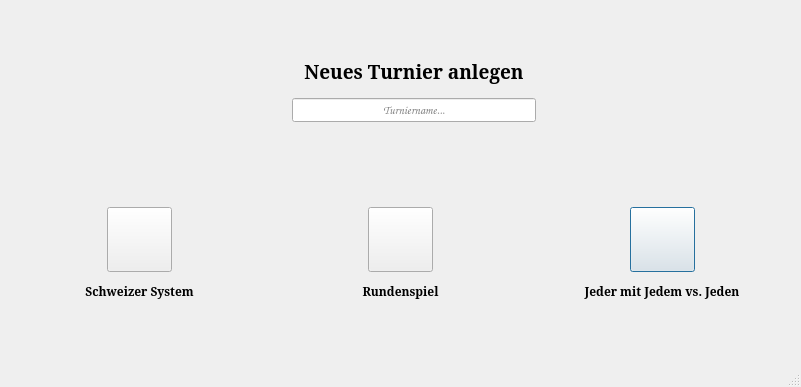
<?xml version="1.0" encoding="UTF-8"?>
<ui version="4.0">
 <class>MainWindow</class>
 <widget class="QMainWindow" name="MainWindow">
  <property name="geometry">
   <rect>
    <x>0</x>
    <y>0</y>
    <width>801</width>
    <height>387</height>
   </rect>
  </property>
  <property name="windowTitle">
   <string>TourneyDemo</string>
  </property>
  <widget class="QWidget" name="centralWidget">
   <widget class="QStackedWidget" name="stackedWidget">
    <property name="geometry">
     <rect>
      <x>0</x>
      <y>0</y>
      <width>801</width>
      <height>361</height>
     </rect>
    </property>
    <property name="minimumSize">
     <size>
      <width>801</width>
      <height>0</height>
     </size>
    </property>
    <property name="cursor">
     <cursorShape>ArrowCursor</cursorShape>
    </property>
    <property name="mouseTracking">
     <bool>true</bool>
    </property>
    <property name="focusPolicy">
     <enum>Qt::ClickFocus</enum>
    </property>
    <property name="contextMenuPolicy">
     <enum>Qt::DefaultContextMenu</enum>
    </property>
    <property name="acceptDrops">
     <bool>true</bool>
    </property>
    <property name="currentIndex">
     <number>0</number>
    </property>
    <widget class="QWidget" name="page_tournamentSelection">
     <widget class="QWidget" name="layoutWidget">
      <property name="geometry">
       <rect>
        <x>270</x>
        <y>40</y>
        <width>288</width>
        <height>104</height>
       </rect>
      </property>
      <layout class="QVBoxLayout" name="ly_newTourney" stretch="0,0">
       <property name="sizeConstraint">
        <enum>QLayout::SetDefaultConstraint</enum>
       </property>
       <property name="leftMargin">
        <number>22</number>
       </property>
       <property name="topMargin">
        <number>15</number>
       </property>
       <property name="rightMargin">
        <number>22</number>
       </property>
       <property name="bottomMargin">
        <number>15</number>
       </property>
       <item>
        <widget class="QLabel" name="lbl_newTourney">
         <property name="enabled">
          <bool>true</bool>
         </property>
         <property name="maximumSize">
          <size>
           <width>255</width>
           <height>25</height>
          </size>
         </property>
         <property name="font">
          <font>
           <family>Constantia</family>
           <pointsize>12</pointsize>
           <weight>75</weight>
           <bold>true</bold>
          </font>
         </property>
         <property name="text">
          <string>&lt;html&gt;&lt;head/&gt;&lt;body&gt;&lt;p align=&quot;center&quot;&gt;&lt;span style=&quot; font-size:22pt; font-weight:600; vertical-align:super;&quot;&gt;Neues Turnier anlegen&lt;/span&gt;&lt;/p&gt;&lt;/body&gt;&lt;/html&gt;</string>
         </property>
        </widget>
       </item>
       <item>
        <widget class="QLineEdit" name="edt_newTourney">
         <property name="enabled">
          <bool>true</bool>
         </property>
         <property name="sizePolicy">
          <sizepolicy hsizetype="Expanding" vsizetype="Maximum">
           <horstretch>0</horstretch>
           <verstretch>0</verstretch>
          </sizepolicy>
         </property>
         <property name="maximumSize">
          <size>
           <width>250</width>
           <height>16777215</height>
          </size>
         </property>
         <property name="font">
          <font>
           <family>Comic Sans MS</family>
          </font>
         </property>
         <property name="mouseTracking">
          <bool>true</bool>
         </property>
         <property name="focusPolicy">
          <enum>Qt::ClickFocus</enum>
         </property>
         <property name="contextMenuPolicy">
          <enum>Qt::NoContextMenu</enum>
         </property>
         <property name="acceptDrops">
          <bool>false</bool>
         </property>
         <property name="statusTip">
          <string/>
         </property>
         <property name="layoutDirection">
          <enum>Qt::LeftToRight</enum>
         </property>
         <property name="alignment">
          <set>Qt::AlignCenter</set>
         </property>
         <property name="placeholderText">
          <string>Turniername...</string>
         </property>
        </widget>
       </item>
      </layout>
     </widget>
     <widget class="QWidget" name="layoutWidget">
      <property name="geometry">
       <rect>
        <x>0</x>
        <y>190</y>
        <width>801</width>
        <height>131</height>
       </rect>
      </property>
      <layout class="QHBoxLayout" name="ly_TourneyButtons">
       <item>
        <layout class="QVBoxLayout" name="ly_swiss" stretch="0,0">
         <property name="spacing">
          <number>6</number>
         </property>
         <property name="sizeConstraint">
          <enum>QLayout::SetDefaultConstraint</enum>
         </property>
         <property name="leftMargin">
          <number>25</number>
         </property>
         <property name="topMargin">
          <number>5</number>
         </property>
         <property name="rightMargin">
          <number>25</number>
         </property>
         <property name="bottomMargin">
          <number>5</number>
         </property>
         <item>
          <layout class="QHBoxLayout" name="ly_btnSwiss">
           <item>
            <spacer name="horizontalSpacer_1Left">
             <property name="orientation">
              <enum>Qt::Horizontal</enum>
             </property>
             <property name="sizeHint" stdset="0">
              <size>
               <width>5</width>
               <height>20</height>
              </size>
             </property>
            </spacer>
           </item>
           <item>
            <widget class="QPushButton" name="btn_swiss">
             <property name="minimumSize">
              <size>
               <width>65</width>
               <height>65</height>
              </size>
             </property>
             <property name="maximumSize">
              <size>
               <width>65</width>
               <height>65</height>
              </size>
             </property>
             <property name="layoutDirection">
              <enum>Qt::LeftToRight</enum>
             </property>
             <property name="text">
              <string/>
             </property>
             <property name="icon">
              <iconset>
               <normaloff>58_game_blackops.png</normaloff>58_game_blackops.png</iconset>
             </property>
             <property name="autoDefault">
              <bool>false</bool>
             </property>
             <property name="default">
              <bool>false</bool>
             </property>
             <property name="flat">
              <bool>false</bool>
             </property>
            </widget>
           </item>
           <item>
            <spacer name="horizontalSpacer_1Right">
             <property name="orientation">
              <enum>Qt::Horizontal</enum>
             </property>
             <property name="sizeHint" stdset="0">
              <size>
               <width>5</width>
               <height>20</height>
              </size>
             </property>
            </spacer>
           </item>
          </layout>
         </item>
         <item>
          <layout class="QHBoxLayout" name="ly_labelSwiss">
           <item>
            <spacer name="horizontalSpacer_3">
             <property name="orientation">
              <enum>Qt::Horizontal</enum>
             </property>
             <property name="sizeHint" stdset="0">
              <size>
               <width>20</width>
               <height>20</height>
              </size>
             </property>
            </spacer>
           </item>
           <item>
            <widget class="QLabel" name="lbl_roundGame_2">
             <property name="maximumSize">
              <size>
               <width>125</width>
               <height>25</height>
              </size>
             </property>
             <property name="font">
              <font>
               <family>Constantia</family>
               <pointsize>9</pointsize>
               <weight>75</weight>
               <bold>true</bold>
              </font>
             </property>
             <property name="text">
              <string>Schweizer System</string>
             </property>
             <property name="alignment">
              <set>Qt::AlignCenter</set>
             </property>
            </widget>
           </item>
           <item>
            <spacer name="horizontalSpacer_4">
             <property name="orientation">
              <enum>Qt::Horizontal</enum>
             </property>
             <property name="sizeHint" stdset="0">
              <size>
               <width>20</width>
               <height>20</height>
              </size>
             </property>
            </spacer>
           </item>
          </layout>
         </item>
        </layout>
       </item>
       <item>
        <layout class="QVBoxLayout" name="ly_roundgame" stretch="0,0">
         <property name="sizeConstraint">
          <enum>QLayout::SetDefaultConstraint</enum>
         </property>
         <property name="leftMargin">
          <number>25</number>
         </property>
         <property name="topMargin">
          <number>5</number>
         </property>
         <property name="rightMargin">
          <number>25</number>
         </property>
         <property name="bottomMargin">
          <number>5</number>
         </property>
         <item>
          <layout class="QHBoxLayout" name="ly_btnRoundGame">
           <item>
            <spacer name="horizontalSpacer_1Left_3">
             <property name="orientation">
              <enum>Qt::Horizontal</enum>
             </property>
             <property name="sizeHint" stdset="0">
              <size>
               <width>5</width>
               <height>20</height>
              </size>
             </property>
            </spacer>
           </item>
           <item>
            <widget class="QPushButton" name="btn_round_game">
             <property name="minimumSize">
              <size>
               <width>65</width>
               <height>65</height>
              </size>
             </property>
             <property name="maximumSize">
              <size>
               <width>65</width>
               <height>65</height>
              </size>
             </property>
             <property name="layoutDirection">
              <enum>Qt::LeftToRight</enum>
             </property>
             <property name="text">
              <string/>
             </property>
             <property name="icon">
              <iconset>
               <normaloff>csgo.png</normaloff>
               <normalon>gamer-pc-65x65.jpg</normalon>csgo.png</iconset>
             </property>
             <property name="iconSize">
              <size>
               <width>65</width>
               <height>65</height>
              </size>
             </property>
             <property name="autoDefault">
              <bool>false</bool>
             </property>
             <property name="default">
              <bool>false</bool>
             </property>
             <property name="flat">
              <bool>false</bool>
             </property>
            </widget>
           </item>
           <item>
            <spacer name="horizontalSpacer_1Right_3">
             <property name="orientation">
              <enum>Qt::Horizontal</enum>
             </property>
             <property name="sizeHint" stdset="0">
              <size>
               <width>5</width>
               <height>20</height>
              </size>
             </property>
            </spacer>
           </item>
          </layout>
         </item>
         <item>
          <layout class="QHBoxLayout" name="ly_lblRoundGame">
           <item>
            <spacer name="horizontalSpacer">
             <property name="orientation">
              <enum>Qt::Horizontal</enum>
             </property>
             <property name="sizeHint" stdset="0">
              <size>
               <width>20</width>
               <height>20</height>
              </size>
             </property>
            </spacer>
           </item>
           <item>
            <widget class="QLabel" name="lbl_roundGame">
             <property name="maximumSize">
              <size>
               <width>125</width>
               <height>25</height>
              </size>
             </property>
             <property name="font">
              <font>
               <family>Constantia</family>
               <pointsize>9</pointsize>
               <weight>75</weight>
               <bold>true</bold>
              </font>
             </property>
             <property name="text">
              <string>Rundenspiel</string>
             </property>
             <property name="alignment">
              <set>Qt::AlignCenter</set>
             </property>
            </widget>
           </item>
           <item>
            <spacer name="horizontalSpacer_2">
             <property name="orientation">
              <enum>Qt::Horizontal</enum>
             </property>
             <property name="sizeHint" stdset="0">
              <size>
               <width>20</width>
               <height>20</height>
              </size>
             </property>
            </spacer>
           </item>
          </layout>
         </item>
        </layout>
       </item>
       <item>
        <layout class="QVBoxLayout" name="ly_FFA" stretch="0,0">
         <property name="sizeConstraint">
          <enum>QLayout::SetDefaultConstraint</enum>
         </property>
         <property name="leftMargin">
          <number>25</number>
         </property>
         <property name="topMargin">
          <number>5</number>
         </property>
         <property name="rightMargin">
          <number>25</number>
         </property>
         <property name="bottomMargin">
          <number>5</number>
         </property>
         <item>
          <layout class="QHBoxLayout" name="ly_btnFFA">
           <item>
            <spacer name="horizontalSpacer_1Left_2">
             <property name="orientation">
              <enum>Qt::Horizontal</enum>
             </property>
             <property name="sizeHint" stdset="0">
              <size>
               <width>5</width>
               <height>20</height>
              </size>
             </property>
            </spacer>
           </item>
           <item>
            <widget class="QPushButton" name="btn_FFA">
             <property name="minimumSize">
              <size>
               <width>65</width>
               <height>65</height>
              </size>
             </property>
             <property name="maximumSize">
              <size>
               <width>65</width>
               <height>65</height>
              </size>
             </property>
             <property name="layoutDirection">
              <enum>Qt::LeftToRight</enum>
             </property>
             <property name="text">
              <string/>
             </property>
             <property name="icon">
              <iconset>
               <normaloff>gamer-pc-65x65.jpg</normaloff>gamer-pc-65x65.jpg</iconset>
             </property>
             <property name="iconSize">
              <size>
               <width>65</width>
               <height>65</height>
              </size>
             </property>
             <property name="checkable">
              <bool>false</bool>
             </property>
             <property name="autoDefault">
              <bool>true</bool>
             </property>
             <property name="default">
              <bool>true</bool>
             </property>
             <property name="flat">
              <bool>false</bool>
             </property>
            </widget>
           </item>
           <item>
            <spacer name="horizontalSpacer_1Right_2">
             <property name="orientation">
              <enum>Qt::Horizontal</enum>
             </property>
             <property name="sizeHint" stdset="0">
              <size>
               <width>5</width>
               <height>20</height>
              </size>
             </property>
            </spacer>
           </item>
          </layout>
         </item>
         <item>
          <layout class="QHBoxLayout" name="ly_labelFFa">
           <item>
            <widget class="QLabel" name="lbl_FFA">
             <property name="maximumSize">
              <size>
               <width>200</width>
               <height>25</height>
              </size>
             </property>
             <property name="font">
              <font>
               <family>Constantia</family>
               <pointsize>9</pointsize>
               <weight>75</weight>
               <bold>true</bold>
              </font>
             </property>
             <property name="text">
              <string>Jeder mit Jedem vs. Jeden</string>
             </property>
             <property name="alignment">
              <set>Qt::AlignCenter</set>
             </property>
            </widget>
           </item>
          </layout>
         </item>
        </layout>
       </item>
      </layout>
     </widget>
    </widget>
    <widget class="QWidget" name="page_tournyConstants">
     <widget class="QWidget" name="horizontalLayoutWidget">
      <property name="geometry">
       <rect>
        <x>160</x>
        <y>230</y>
        <width>471</width>
        <height>80</height>
       </rect>
      </property>
      <layout class="QHBoxLayout" name="horizontalLayout_2">
       <item>
        <widget class="QPushButton" name="btn_back_FFA">
         <property name="text">
          <string>Back</string>
         </property>
        </widget>
       </item>
       <item>
        <spacer name="horizontalSpacer_5">
         <property name="orientation">
          <enum>Qt::Horizontal</enum>
         </property>
         <property name="sizeHint" stdset="0">
          <size>
           <width>40</width>
           <height>20</height>
          </size>
         </property>
        </spacer>
       </item>
       <item>
        <widget class="QPushButton" name="btn_next_FFA">
         <property name="text">
          <string>Next</string>
         </property>
        </widget>
       </item>
      </layout>
     </widget>
     <widget class="QWidget" name="layoutWidget">
      <property name="geometry">
       <rect>
        <x>160</x>
        <y>30</y>
        <width>471</width>
        <height>164</height>
       </rect>
      </property>
      <layout class="QVBoxLayout" name="verticalLayout_2">
       <item>
        <layout class="QGridLayout" name="gridLayout">
         <item row="0" column="1">
          <widget class="QLabel" name="label_2">
           <property name="text">
            <string>Jeder vs Jeder</string>
           </property>
          </widget>
         </item>
         <item row="0" column="2">
          <spacer name="horizontalSpacer_10">
           <property name="orientation">
            <enum>Qt::Horizontal</enum>
           </property>
           <property name="sizeHint" stdset="0">
            <size>
             <width>40</width>
             <height>20</height>
            </size>
           </property>
          </spacer>
         </item>
         <item row="0" column="0">
          <spacer name="horizontalSpacer_9">
           <property name="orientation">
            <enum>Qt::Horizontal</enum>
           </property>
           <property name="sizeHint" stdset="0">
            <size>
             <width>40</width>
             <height>20</height>
            </size>
           </property>
          </spacer>
         </item>
        </layout>
       </item>
       <item>
        <layout class="QFormLayout" name="formLayout">
         <item row="1" column="0" colspan="2">
          <layout class="QHBoxLayout" name="horizontalLayout_device">
           <item>
            <widget class="QLabel" name="lbl_device">
             <property name="text">
              <string>Geräte</string>
             </property>
            </widget>
           </item>
           <item>
            <spacer name="horizontalSpacer_7">
             <property name="orientation">
              <enum>Qt::Horizontal</enum>
             </property>
             <property name="sizeHint" stdset="0">
              <size>
               <width>40</width>
               <height>20</height>
              </size>
             </property>
            </spacer>
           </item>
           <item>
            <widget class="QSpinBox" name="sB_device">
             <property name="minimum">
              <number>1</number>
             </property>
             <property name="maximum">
              <number>999</number>
             </property>
             <property name="singleStep">
              <number>1</number>
             </property>
             <property name="value">
              <number>1</number>
             </property>
            </widget>
           </item>
          </layout>
         </item>
         <item row="0" column="0" colspan="2">
          <layout class="QHBoxLayout" name="horizontalLayout_player">
           <item>
            <widget class="QLabel" name="lbl_player">
             <property name="text">
              <string>Spieler</string>
             </property>
            </widget>
           </item>
           <item>
            <spacer name="horizontalSpacer_6">
             <property name="orientation">
              <enum>Qt::Horizontal</enum>
             </property>
             <property name="sizeHint" stdset="0">
              <size>
               <width>40</width>
               <height>20</height>
              </size>
             </property>
            </spacer>
           </item>
           <item>
            <widget class="QSpinBox" name="sB_player">
             <property name="minimum">
              <number>2</number>
             </property>
             <property name="maximum">
              <number>999</number>
             </property>
            </widget>
           </item>
          </layout>
         </item>
         <item row="2" column="0" colspan="2">
          <layout class="QHBoxLayout" name="horizontalLayout_round">
           <item>
            <widget class="QLabel" name="lbl_round">
             <property name="text">
              <string>Runden</string>
             </property>
            </widget>
           </item>
           <item>
            <spacer name="horizontalSpacer_8">
             <property name="orientation">
              <enum>Qt::Horizontal</enum>
             </property>
             <property name="sizeHint" stdset="0">
              <size>
               <width>40</width>
               <height>20</height>
              </size>
             </property>
            </spacer>
           </item>
           <item>
            <widget class="QSpinBox" name="sB_round">
             <property name="minimum">
              <number>1</number>
             </property>
             <property name="maximum">
              <number>999</number>
             </property>
            </widget>
           </item>
          </layout>
         </item>
        </layout>
       </item>
      </layout>
     </widget>
    </widget>
    <widget class="QWidget" name="page_tournyConstants_2"/>
    <widget class="QWidget" name="page_tournyConstants_3"/>
    <widget class="QWidget" name="page_tournyNames">
     <widget class="QLabel" name="label">
      <property name="geometry">
       <rect>
        <x>300</x>
        <y>30</y>
        <width>141</width>
        <height>20</height>
       </rect>
      </property>
      <property name="text">
       <string>Insert Player Names</string>
      </property>
     </widget>
    </widget>
    <widget class="QWidget" name="page_tournyResult">
     <widget class="QTableWidget" name="tableWidget">
      <property name="geometry">
       <rect>
        <x>190</x>
        <y>70</y>
        <width>311</width>
        <height>191</height>
       </rect>
      </property>
      <column>
       <property name="text">
        <string>Team Left</string>
       </property>
      </column>
      <column>
       <property name="text">
        <string>Play</string>
       </property>
      </column>
      <column>
       <property name="text">
        <string>Team Right</string>
       </property>
      </column>
     </widget>
    </widget>
   </widget>
  </widget>
  <widget class="QMenuBar" name="menuBar">
   <property name="geometry">
    <rect>
     <x>0</x>
     <y>0</y>
     <width>801</width>
     <height>26</height>
    </rect>
   </property>
  </widget>
  <widget class="QStatusBar" name="statusBar"/>
 </widget>
 <layoutdefault spacing="6" margin="11"/>
 <resources/>
 <connections/>
</ui>
